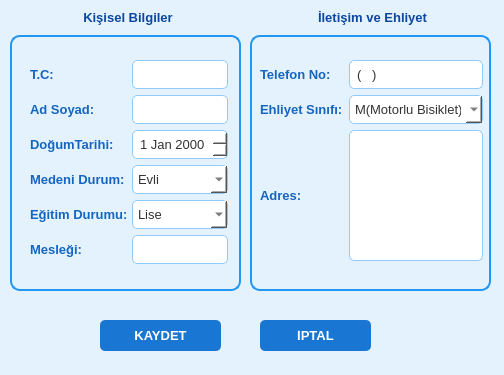
<?xml version="1.0" encoding="UTF-8"?>
<ui version="4.0">
 <class>Form</class>
 <widget class="QWidget" name="Form">
  <property name="geometry">
   <rect>
    <x>0</x>
    <y>0</y>
    <width>504</width>
    <height>375</height>
   </rect>
  </property>
  <property name="windowTitle">
   <string>Form</string>
  </property>
  <property name="styleSheet">
   <string notr="true">/* --- GENEL ARKA PLAN --- */
QWidget {
    background-color: #E3F2FD; /* Ana ekranla aynı açık mavi ton */
    font-family: &quot;Segoe UI&quot;;   /* Okunaklı modern yazı tipi */
    font-size: 13px;
}

/* --- GRUP KUTULARI (Kişisel Bilgiler vb.) --- */
QGroupBox {
    border: 2px solid #2196F3; /* Mavi Çerçeve */
    border-radius: 10px;       /* Köşeleri Yuvarlat */
    margin-top: 25px;          /* Başlık için pay */
    font-weight: bold;
    color: #0D47A1;            /* Başlık Rengi: Koyu Lacivert */
}

QGroupBox::title {
    subcontrol-origin: margin;
    subcontrol-position: top center; /* Başlığı ortala */
    padding: 0 10px;
    background-color: #E3F2FD; /* Çizgi yazının altından geçmesin */
}

/* --- YAZI ETİKETLERİ (Ad, Soyad vb.) --- */
QLabel {
    color: #1565C0; /* Orta koyulukta mavi */
    font-weight: bold;
    border: none;
    background-color: transparent;
}

/* --- GİRİŞ KUTULARI (Text, Combo, Date) --- */
QLineEdit, QComboBox, QDateEdit, QPlainTextEdit {
    background-color: white;   /* İçi bembeyaz olsun */
    border: 1px solid #90CAF9; /* İnce mavi çerçeve */
    border-radius: 5px;
    padding: 5px;
    color: #333333;            /* Yazılan yazı koyu gri */
}

/* Kutulara tıklayınca (Odaklanınca) */
QLineEdit:focus, QComboBox:focus, QDateEdit:focus, QPlainTextEdit:focus {
    border: 2px solid #2196F3; /* Seçili kutunun çerçevesi kalınlaşsın */
}

/* --- BUTONLAR (Genel) --- */
QPushButton {
    background-color: #1976D2; /* Ana menüdeki mavi buton */
    color: white;
    border-radius: 5px;
    padding: 10px;
    font-weight: bold;
    border: none;
}

QPushButton:hover {
    background-color: #1565C0; /* Üzerine gelince koyulaşsın */
}

QPushButton:pressed {
    background-color: #0D47A1; /* Tıklayınca daha da koyu */
}</string>
  </property>
  <widget class="QGroupBox" name="groupBox">
   <property name="geometry">
    <rect>
     <x>10</x>
     <y>10</y>
     <width>231</width>
     <height>281</height>
    </rect>
   </property>
   <property name="title">
    <string>Kişisel Bilgiler</string>
   </property>
   <widget class="QWidget" name="gridLayoutWidget">
    <property name="geometry">
     <rect>
      <x>20</x>
      <y>50</y>
      <width>198</width>
      <height>210</height>
     </rect>
    </property>
    <layout class="QGridLayout" name="gridLayout">
     <item row="4" column="0">
      <widget class="QLabel" name="label_5">
       <property name="text">
        <string>Eğitim Durumu:</string>
       </property>
      </widget>
     </item>
     <item row="1" column="0">
      <widget class="QLabel" name="label_2">
       <property name="text">
        <string>Ad Soyad:</string>
       </property>
      </widget>
     </item>
     <item row="3" column="0">
      <widget class="QLabel" name="label_4">
       <property name="text">
        <string>Medeni Durum:</string>
       </property>
      </widget>
     </item>
     <item row="2" column="0">
      <widget class="QLabel" name="label_3">
       <property name="text">
        <string>DoğumTarihi:</string>
       </property>
      </widget>
     </item>
     <item row="5" column="0">
      <widget class="QLabel" name="label_6">
       <property name="text">
        <string>Mesleği:</string>
       </property>
      </widget>
     </item>
     <item row="0" column="0">
      <widget class="QLabel" name="label">
       <property name="text">
        <string>T.C:</string>
       </property>
      </widget>
     </item>
     <item row="0" column="1">
      <widget class="QLineEdit" name="lineEdit">
       <property name="inputMask">
        <string>99999999999</string>
       </property>
      </widget>
     </item>
     <item row="1" column="1">
      <widget class="QLineEdit" name="lineEdit_2"/>
     </item>
     <item row="2" column="1">
      <widget class="QDateEdit" name="dateEdit"/>
     </item>
     <item row="5" column="1">
      <widget class="QLineEdit" name="lineEdit_4"/>
     </item>
     <item row="3" column="1">
      <widget class="QComboBox" name="comboBox_2">
       <item>
        <property name="text">
         <string>Evli</string>
        </property>
       </item>
       <item>
        <property name="text">
         <string>Bekar</string>
        </property>
       </item>
      </widget>
     </item>
     <item row="4" column="1">
      <widget class="QComboBox" name="comboBox_3">
       <item>
        <property name="text">
         <string>Lise</string>
        </property>
       </item>
       <item>
        <property name="text">
         <string>Üniversite</string>
        </property>
       </item>
      </widget>
     </item>
    </layout>
   </widget>
  </widget>
  <widget class="QPushButton" name="pushButton_2">
   <property name="geometry">
    <rect>
     <x>260</x>
     <y>320</y>
     <width>111</width>
     <height>31</height>
    </rect>
   </property>
   <property name="text">
    <string>İPTAL</string>
   </property>
  </widget>
  <widget class="QPushButton" name="pushButton">
   <property name="geometry">
    <rect>
     <x>100</x>
     <y>320</y>
     <width>121</width>
     <height>31</height>
    </rect>
   </property>
   <property name="text">
    <string>KAYDET</string>
   </property>
  </widget>
  <widget class="QGroupBox" name="groupBox_2">
   <property name="geometry">
    <rect>
     <x>250</x>
     <y>10</y>
     <width>241</width>
     <height>281</height>
    </rect>
   </property>
   <property name="title">
    <string>İletişim ve Ehliyet</string>
   </property>
   <widget class="QWidget" name="gridLayoutWidget_2">
    <property name="geometry">
     <rect>
      <x>10</x>
      <y>50</y>
      <width>223</width>
      <height>201</height>
     </rect>
    </property>
    <layout class="QGridLayout" name="gridLayout_2">
     <item row="2" column="0">
      <widget class="QLabel" name="label_9">
       <property name="text">
        <string>Adres:</string>
       </property>
      </widget>
     </item>
     <item row="1" column="0">
      <widget class="QLabel" name="label_8">
       <property name="text">
        <string>Ehliyet Sınıfı:</string>
       </property>
      </widget>
     </item>
     <item row="0" column="0">
      <widget class="QLabel" name="label_7">
       <property name="text">
        <string>Telefon No:</string>
       </property>
      </widget>
     </item>
     <item row="0" column="1">
      <widget class="QLineEdit" name="lineEdit_3">
       <property name="inputMask">
        <string>(999) 999 99 99</string>
       </property>
      </widget>
     </item>
     <item row="1" column="1">
      <widget class="QComboBox" name="comboBox">
       <item>
        <property name="text">
         <string>M(Motorlu Bisiklet)</string>
        </property>
       </item>
       <item>
        <property name="text">
         <string>A1</string>
        </property>
       </item>
       <item>
        <property name="text">
         <string>A2</string>
        </property>
       </item>
       <item>
        <property name="text">
         <string>A(Motosiklet)</string>
        </property>
       </item>
       <item>
        <property name="text">
         <string>B1</string>
        </property>
       </item>
       <item>
        <property name="text">
         <string>B(Otomobil)</string>
        </property>
       </item>
       <item>
        <property name="text">
         <string>BE</string>
        </property>
       </item>
       <item>
        <property name="text">
         <string>C1</string>
        </property>
       </item>
       <item>
        <property name="text">
         <string>C1E</string>
        </property>
       </item>
       <item>
        <property name="text">
         <string>C(Kamyon)</string>
        </property>
       </item>
       <item>
        <property name="text">
         <string>CE</string>
        </property>
       </item>
       <item>
        <property name="text">
         <string>D1</string>
        </property>
       </item>
       <item>
        <property name="text">
         <string>D1E</string>
        </property>
       </item>
       <item>
        <property name="text">
         <string>D(Otobüs)</string>
        </property>
       </item>
       <item>
        <property name="text">
         <string>DE</string>
        </property>
       </item>
       <item>
        <property name="text">
         <string>F(Traktör)</string>
        </property>
       </item>
       <item>
        <property name="text">
         <string>G(İş Makinesı)</string>
        </property>
       </item>
      </widget>
     </item>
     <item row="2" column="1">
      <widget class="QPlainTextEdit" name="plainTextEdit"/>
     </item>
    </layout>
   </widget>
  </widget>
 </widget>
 <resources/>
 <connections/>
</ui>
